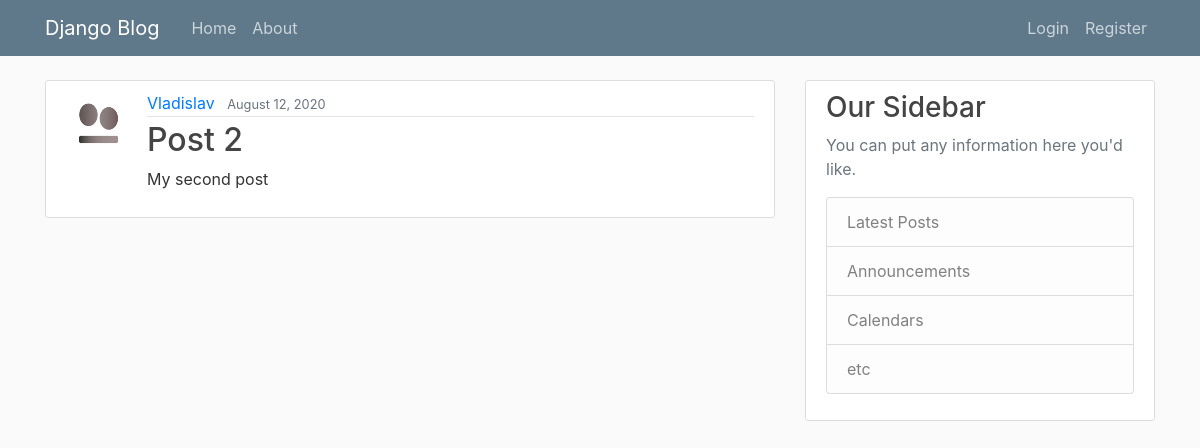
Page /post/113/ on the committed database.
### blog/models.py (models this page shows, shortened)
class post(models.Model):
    title = models.CharField(max_length=100)
    content = models.TextField()
    date_posted = models.DateTimeField(default=timezone.now)
    author = models.ForeignKey(User, on_delete=models.CASCADE)

### users/models.py (models this page shows, shortened)
class Profile(models.Model):
    user = models.OneToOneField(User, on_delete=models.CASCADE)
    image = models.ImageField(default="default.jpg", upload_to="profile_pics/")

### blog/views.py (the view)
# urls.py: path('post/<int:pk>/', views.PostDetailView.as_view(), name='blog-post-detail'),
class PostDetailView(DetailView):
    model = post

### blog/templates/blog/post_detail.html (shortened to what this page needs)
{% extends "blog/base.html" %} {% block content %}
<article class="media content-section">
  <img
    class="rounded-circle article-img"
    src="{{ object.author.profile.image.url }}"
    alt=""
  />
  <div class="media-body">
    <div class="article-metadata">
      <a class="mr-2" href="#">{{ object.author }}</a>
      <small class="text-muted">{{ object.date_posted|date:'F d, Y' }}</small>
    </div>
    <h2 class="article-title">{{ object.title }}</h2>
    <p class="article-content">{{ object.content }}</p>
  </div>
</article>
{% endblock content %}

### blog/static/blog/main.css (style rules this page uses)
body { background: #fafafa; color: #333333; margin-top: 5rem; }
h1, h2, h3, h4, h5, h6 { color: #444444; }
.content-section { background: #ffffff; padding: 10px 20px; border: 1px solid #dddddd; border-radius: 3px; margin-bottom: 20px; }
.article-title { color: #444444; }
.article-content { white-space: pre-line; }
.article-img { height: 65px; width: 65px; margin-right: 16px; }
.article-metadata { padding-bottom: 1px; margin-bottom: 4px; border-bottom: 1px solid #e3e3e3; }

### rows in the picture
post: author.profile.image (placeholder picture), author "Vladislav", date_posted "August 12, 2020", title "Post 2", content "My second post"
